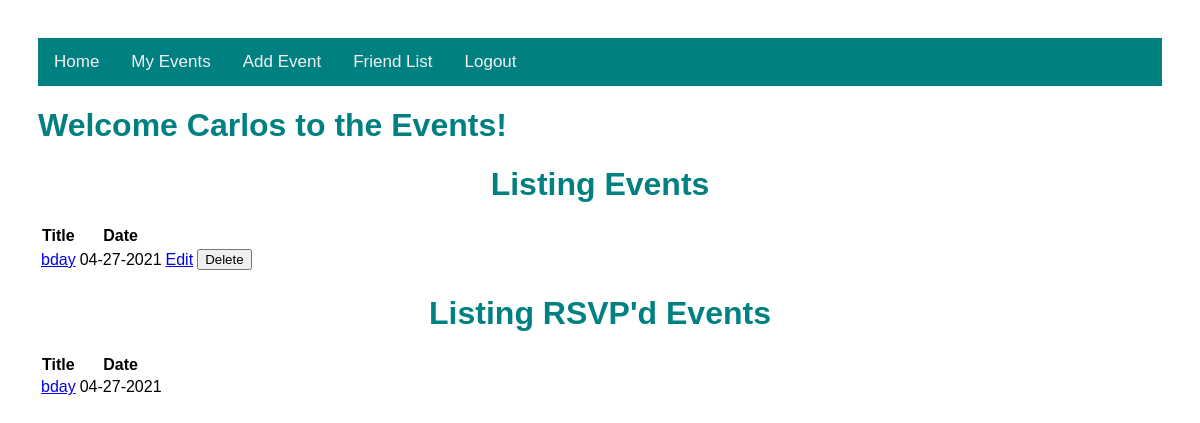
The page /events (signed in) on the database its author committed.
### models.py (models this page shows, shortened)
class Event(db.Model):
    id = db.Column("id", db.Integer, primary_key=True)
    title = db.Column("title", db.String(200))
    text = db.Column("text", db.String(100))
    date = db.Column("date", db.String(50))
    user_id= db.Column(db.Integer, db.ForeignKey("user.id"), nullable=False)
    comments = db.relationship("Comment", backref="event", cascade="all, delete-orphan", lazy=True)

class RSVP(db.Model):
    id = db.Column(db.Integer, primary_key=True)
    event_id = db.Column(db.Integer, db.ForeignKey("event.id"), nullable=False)
    user_id = db.Column(db.Integer, db.ForeignKey("user.id"), nullable=False)
    user= db.relationship("User", lazy=True)
    event= db.relationship("Event", lazy=True)

### flask06.py (the view)
@app.route('/events')
def get_events():
    if session.get('user'):
        my_events = db.session.query(Event).filter_by(user_id=session['user_id']).all()
        event_rsvps = db.session.query(RSVP).filter_by(user_id=session['user_id']).all()
        print(event_rsvps)
        return render_template('events.html', notes=my_events, user=session['user'],rsvps=event_rsvps )
    else:
        return redirect(url_for('login'))

### templates/events.html (shortened to what this page needs)
<!DOCTYPE html>
<html lang="en">
    <head>
        <link rel="stylesheet" href="{{ url_for('static', filename='main.css') }}">
    </head>
    <body>
    <nav>
        <div class="topnav">
            <a href="{{ url_for('home')}}"> Home </a>
            <a href="/events"> My Events </a>
            <a href="{{url_for('new_event')}}"> Add Event</a>
            <a href="{{url_for('get_friends')}}"> Friend List</a>
            <a href="{{ url_for('logout')}}">Logout</a>
        </div>
        </nav>
    <h1>Welcome {{user}} to the Events!</h1>
        <h1 class="eventlist">Listing Events</h1>
        <table>
            <tr>
                <th>Title</th>
                <th>Date</th>
            </tr>
            {% for event in notes %}
            <tr>
                  <td><a href= "{{ url_for('get_event', event_id=event.id) }}"> {{event.title}}</a></td>
                <td>{{ event.date }}</td>
                <td> <a href = "{{ url_for ('update_event', event_id= event.id) }}" > Edit</a></td>
                <td>
                    <form action = "{{ url_for('delete_event', event_id=event.id) }}" method="post">
                        <input type="submit" value="Delete">
                    </form>
                </td>
            </tr>
            {% endfor %}
        </table>
    <h1 class="eventlist">Listing RSVP'd Events </h1>
    <table>
            <tr>
                <th>Title</th>
                <th>Date</th>
            </tr>
            {% for rsvp in rsvps %}
            <tr>
                  <td><a href= "{{ url_for('get_event', event_id=rsvp.event.id) }}"> {{rsvp.event.title}}</a></td>
                <td>{{ rsvp.event.date }}</td>
            </tr>
            {% endfor %}
        </table>
    </body>
</html>

### static/main.css (style rules this page uses)
body { padding: 30px 30px; font-family: Arial, Helvetica, sans-serif; }
h1 { color: teal; }
.topnav { overflow: hidden; background-color: teal; }
.topnav a { float: left; color: #f2f2f2; text-align: center; padding: 14px 16px; text-decoration: none; font-size: 17px; }
.eventlist { text-align: center; alignment: center; }

### rows shown on the page
Event: title "bday", date "04-27-2021"
RSVP: event "bday", event "04-27-2021"

### other values the page prints
{{ user }} "Carlos"
